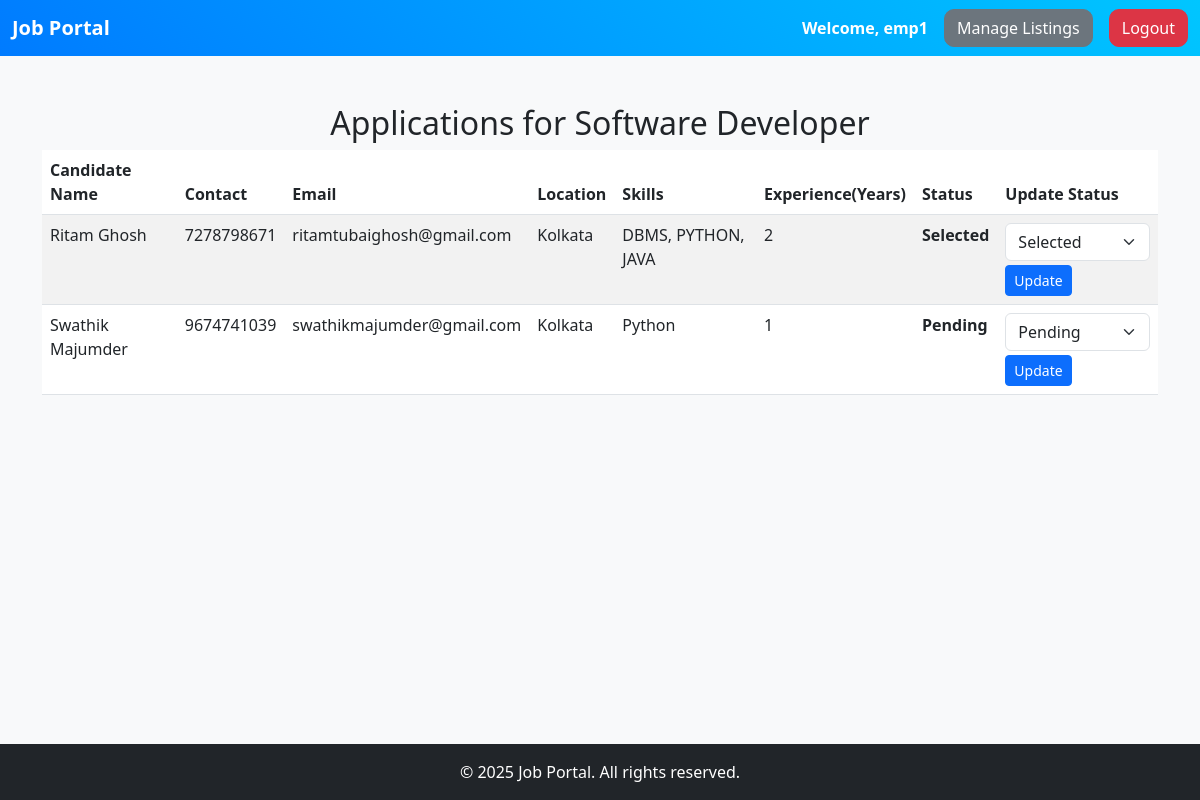
Before: /view_job_applications/1 (signed in) with the older database file.
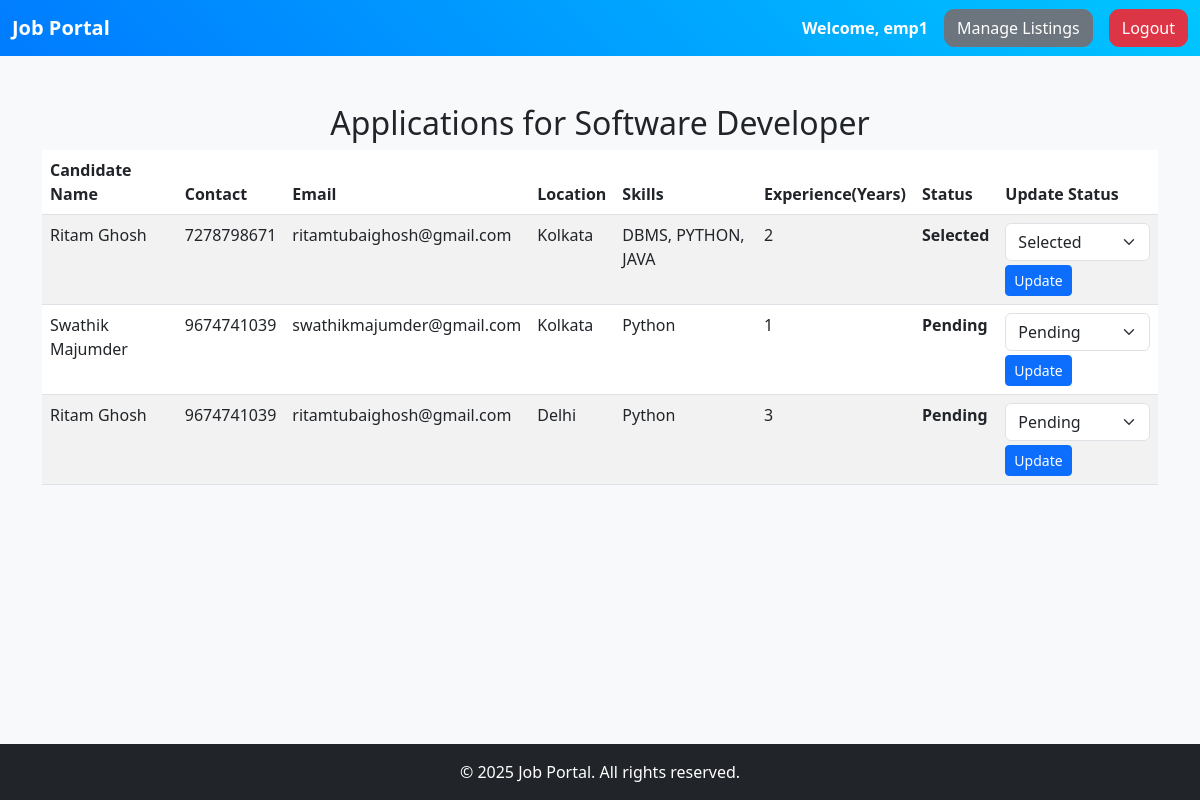
After: the same page with the newer database file.
### database/models.py (models this page shows)
class Application(db.Model):
    id = db.Column(db.Integer, primary_key=True)
    job_id = db.Column(db.Integer, db.ForeignKey('job.id', ondelete='CASCADE'), nullable=True)
    user_id = db.Column(db.Integer, db.ForeignKey('user.id', ondelete='CASCADE'), nullable=True)
    name = db.Column(db.String(100), nullable=False)
    contact = db.Column(db.String(100), nullable=False)
    email = db.Column(db.String(100), nullable=False)
    location = db.Column(db.String(100))
    skills = db.Column(db.String(255))
    experience = db.Column(db.String(50))
    status = db.Column(db.String(20), default="Pending")

### app.py (the view)
@app.route('/view_job_applications/<int:job_id>')
def view_job_applications(job_id):
    if 'user_id' not in session or session['role'] != 'employer':
        return redirect(url_for('login'))
    job = Job.query.get_or_404(job_id)
    if job.employer_id != session['user_id']:
        return redirect(url_for('home'))
    applications = Application.query.filter_by(job_id=job_id).all()
    return render_template('view_job_applications.html', job=job, applications=applications)

### app.py (called while the page is built)
@app.context_processor
def inject_year():
    return {'year': datetime.now().year}

### templates/view_job_applications.html (shortened to what this page needs)
<!DOCTYPE html>
<html lang="en">
<head>
    <link rel="stylesheet" href="https://cdn.jsdelivr.net/npm/bootstrap@5.3.0/dist/css/bootstrap.min.css">
</head>
<body>
    <nav class="navbar navbar-expand-lg navbar-light bg-light">
        <div class="container-fluid">
            <a class="navbar-brand" href="#">Job Portal</a>
            <div class="collapse navbar-collapse justify-content-end">
                <ul class="navbar-nav d-flex align-items-center">
                    <li class="nav-item me-3">
                        <span class="navbar-text">Welcome, {{ session['username'] }}</span>
                    </li>
                    <li class="nav-item me-2">
                        <a href="{{ url_for('manage_listings') }}" class="btn btn-secondary">Manage Listings</a>
                    </li>
                    <li class="nav-item">
                        <a href="{{ url_for('logout') }}" class="btn btn-danger ms-2">Logout</a>
                    </li>
                </ul>
            </div>
        </div>
    </nav>
    <div class="container mt-5">
        <h2 class="text-center">Applications for {{ job.title }}</h2>
        <table class="table table-striped">
            <thead>
                <tr>
                    <th>Candidate Name</th>
                    <th>Contact</th>
                    <th>Email</th>
                    <th>Location</th>
                    <th>Skills</th>
                    <th>Experience(Years)</th>
                    <th>Status</th>
                    <th>Update Status</th>
                </tr>
            </thead>
            <tbody>
                {% for application in applications %}
                <tr>
                    <td>{{ application.name }}</td>
                    <td>{{ application.contact }}</td>
                    <td>{{ application.email }}</td>
                    <td>{{ application.location }}</td>
                    <td>{{ application.skills }}</td>
                    <td>{{ application.experience }}</td>
                    <td><strong>{{ application.status }}</strong></td>
                    <td>
                        <form method="POST" action="{{ url_for('update_application_status', application_id=application.id) }}">
                            <select name="status" class="form-select">
                                <option value="Pending" {% if application.status == 'Pending' %}selected{% endif %}>Pending</option>
                                <option value="Selected" {% if application.status == 'Selected' %}selected{% endif %}>Selected</option>
                            </select>
                            <button type="submit" class="btn btn-primary btn-sm mt-1">Update</button>
                        </form>
                    </td>
                </tr>
                {% endfor %}
            </tbody>
        </table>
    </div>
    {% include 'footer.html' %}
</body>
</html>

Changed rows visible on the page:
added Application: name "Ritam Ghosh", contact "9674741039", email "ritamtubaighosh@gmail.com", location "Delhi", skills "Python", experience "3", status "Pending"
